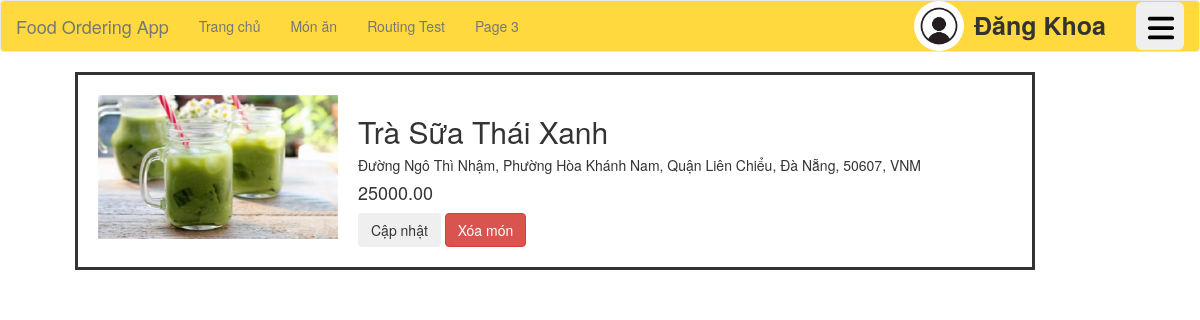
Page /product/tra-sua-thai-xanh (signed in) on the committed database.
### profiles/models.py (models this page shows, shortened)
class Profile(models.Model):
	user = models.OneToOneField(User,on_delete=models.CASCADE,related_name="profile")
	first_name = models.CharField(max_length = 256,blank = True)
	last_name = models.CharField(max_length = 256,blank = True)
	gender = models.ForeignKey(Gender,on_delete=models.SET_NULL,blank=True,null=True)
	birthdate = models.DateField(blank=True,null=True)
	citizen_identity_card = models.DecimalField(max_digits=12,decimal_places=0,null=True,blank=True)
	email = models.EmailField(unique=True)
	phone_number = PhoneNumberField(region = "VI",unique=True)
	avatar = models.ImageField(default='avatars/avatar.png', upload_to='avatars/')
	location = models.ForeignKey(Location,on_delete=models.SET_NULL,null=True)
	status = models.ForeignKey(User_Status,on_delete=models.DO_NOTHING,blank=True,null=True)
	current_order = models.ForeignKey(Order,on_delete=models.SET_NULL,blank=True,null=True)
	moderated = models.DateTimeField(blank=True, null=True)
	updated = models.DateTimeField(auto_now=True)
	created = models.DateTimeField(auto_now_add=True)
	class Meta:
		db_table = "Profiles"
		verbose_name = "Profile"
	@property
	def is_store_owner(self):
		return Group.objects.get(name="StoreOwners") in self.user.groups.all()
	@property
	def is_deliverer(self):
		return Group.objects.get(name="Deliverers") in self.user.groups.all()

### products/models.py (models this page shows, shortened)
class Product(models.Model):
    name = models.TextField(max_length=255)
    desciption = models.TextField(max_length=2048,blank = True)
    store = models.ForeignKey(Store,on_delete=models.CASCADE,null=True,related_name="products")
    price = MoneyField(max_digits=256,decimal_places=2,default = 0,default_currency='VND')
    new_price = MoneyField(max_digits=256,decimal_places=2,default = 0,default_currency='VND')
    image = models.ImageField(default='products.png', upload_to='products/')
    category = models.ForeignKey(Category,on_delete=models.DO_NOTHING,blank=True,null=True)
    status = models.ForeignKey(Product_Status,on_delete=models.DO_NOTHING,blank=True,null=True)
    moderated = models.DateTimeField(blank=True, null=True)
    updated = models.DateTimeField(auto_now=True)
    created = models.DateTimeField(auto_now_add=True)
    slug = models.SlugField(max_length=255,null=True)
    class Meta:
        db_table = "Product"
        verbose_name = "Product"

### stores/models.py (models this page shows, shortened)
class Store(models.Model):
	user = models.OneToOneField(User, on_delete=models.CASCADE,related_name="store")
	name = models.CharField(max_length = 256,blank = False)
	business_code = models.CharField(max_length =10,blank=True,null=True)
	tax_identification = models.CharField(max_length =13,blank=True,null=True)
	location = models.ForeignKey(Location,on_delete=models.SET_NULL,null=True)
	description = models.TextField(max_length = 512,blank=True)
	avatar = models.ImageField(default='stores/store.png', upload_to='stores/')
	status = models.ForeignKey(Store_Status,on_delete=models.SET_NULL,blank=True,null=True)
	slug = models.SlugField(max_length=255,null=True)
	moderated = models.DateTimeField(blank=True,null=True)
	updated = models.DateTimeField(auto_now=True)
	created = models.DateTimeField(auto_now_add=True)
	class Meta:
		db_table = "Store"
		verbose_name = "Store"
	@property
	def is_open(self):
		today = datetime.datetime.now()
		try:
			now_weekday = today.weekday()
			now_hour = today.time()
			today_opening_hour = self.opening_hours.get(weekday=now_weekday)
			return self.status.code == "active" and now_hour >= today_opening_hour.from_hour and now_hour <= today_opening_hour.to_hour
		except:
			return False

### locations/models.py (models this page shows, shortened)
class Location(models.Model):
    address = models.TextField(max_length=512,blank=True,default="")
    country = models.TextField(max_length=100,blank=True,default="")
    region = models.TextField(max_length=100,blank=True,default="")
    subregion_1 = models.TextField(max_length=100, blank=True, default="")
    subregion_2 = models.TextField(max_length=100, blank=True, default="")
    lat = models.FloatField(default=16.07387)
    lng = models.FloatField(default=108.14975)
    class Meta:
        db_table = "Location"
        verbose_name = "Location"

### products/views.py (the view)
# urls.py: path('product/<slug:slug>',ProductDetailView)
def ProductDetailView(request,slug):
    ctx = {}
    product = Product.objects.get(slug = slug)
    ctx["product"] = product
    try:
        current_order = request.user.profile.current_order
    except:
        current_order = None
    try:
        ctx["order_product"] = current_order.order_products.get(product=product)
    except Exception as e:
        print(e)
        ctx["order_product"] = None
    if not request.user.is_anonymous:
        if request.method == 'POST':
            match request.POST.get('form_tag'):
                case "add_product":
                    current_order_expire_check(request.user)
                    current_order = request.user.profile.current_order
                    if current_order == None:
                        create_new_order(request.user)
                        current_order = request.user.profile.current_order
                    try:
                        current_order.update_product(product=product, quantity=request.POST.get('quantity'),
                                                     note=request.POST.get('quantity'))
                    except:
                        current_order.add_product(product=product,quantity=request.POST.get('quantity')
                                                  ,note=request.POST.get('note'))
                case "update_product":
                    current_order_expire_check(request.user)
                    current_order = request.user.profile.current_order
                    if current_order == None: raise ValidationError("Đơn hàng hiện tại đã hết hạn")
                    try:
                        current_order.update_product(product=product,quantity = request.POST.get('quantity'),
                                             note=request.POST.get('note'))
                    except:
                        current_order.add_product(product=product, quantity=request.POST.get('quantity')
                                                  , note=request.POST.get('note'))
                case "delete_product":
                    current_order_expire_check(request.user)
                    current_order = request.user.profile.current_order
                    if current_order == None: raise ValidationError("Đơn hàng hiện tại đã hết hạn")
                    current_order.delete_product(product)
            return redirect('/product-list/1')
    return render(request, 'Site/ProductDetail.html',ctx)

### templates/Site/ProductDetail.html (shortened to what this page needs)
{% extends 'Site/index.html' %}
{% block content %}
    <div class = "container-fluid">
        <div class = "row">
            <div class = "col" style = "width: 30vw">
                <div class = "row product-detail">
                    <div class = "col group-body">
                        <img class = 'product-image-2' src="{{ product.image.url }}">
                    </div>
                    <div class = "col group-body" style = "width: 80vw">
                        <h2>{{ product.name }}</h2>
                        <h5>{{ product.store.location.address}}</h5>
                        <h4>{{ product.price }}</h4>
                        <button type="button" class="btn" data-toggle="modal" data-target="#order_product_modal">
                            {% if not order_product %}
                                Đặt món
                            {% else %}
                                Cập nhật
                            {% endif %}
                        </button>
                        {% if order_product %}
                        <button type="button" class="btn btn-danger" data-toggle="modal" data-target="#delete_product_modal">Xóa món</button>
                        {% endif %}
                    </div>
                </div>
            </div>
        </div>
    </div>
{% endblock %}

### templates/Site/index.html (shortened to what this page needs)
<!DOCTYPE html>
<html lang="en">
<head>
    <link rel="stylesheet" href="https://maxcdn.bootstrapcdn.com/bootstrap/3.4.1/css/bootstrap.min.css">
    {% load static %}
    <link rel="stylesheet" href="{% static 'css/style.css' %}">
    <link rel="stylesheet" href="https://unpkg.com/leaflet@1.9.3/dist/leaflet.css" />
    {% load static %}
</head>
<body>
    <nav class="navbar navbar-default">
      <div class="container-fluid">
        <div class="navbar-header">
          <a class="navbar-brand" href="/">Food Ordering App</a>
        </div>
        <ul class="nav navbar-nav">
            <li><a href="/">Trang chủ</a></li>
            <li><a href="/product-list/1">Món ăn</a></li>
            <li><a href="/routing-test">Routing Test</a></li>
            <li><a href="#">Page 3</a></li>
        </ul>
          {% if not user.is_authenticated %}
          <a href="/login">
              <button class = "btn btn-custom navbar-btn">Log In</button>
          </a>
          {% elif user.is_authenticated %}
          <div class="dropleft user-nav" style = "margin-left: 30px; margin-top:1px; position:relative;">
              {% load static %}
              <button class="btn btn-lg" type="button" data-toggle="dropdown" style = "height:48px; width:48px;">
                  <img src="{% static 'bars-solid.svg' %}" style="margin-left:-7px;height:30px; width:30px;"></img>
              </button>
          </div>
          <label class = "user-nav name" style = "margin-left:10px; margin-top:7px; position:relative; font-size:25px">{{user.profile.first_name}}</label>
          <img src="{{ user.profile.avatar.url }}" class = "avatar user-nav">
          {% endif %}
      </div>
    </nav>
    {% if user.is_authenticated %}
        {% if user.profile.is_deliverer %}
            {% if not user.deliverer_profile.is_active %}
            {% load static %}
            {% endif %}
        {% load static %}
        {% endif %}
    {% endif %}
    {% block content %}{% endblock %}
</body>
</html>

### static/css/style.css (style rules this page uses)
html { font-family: Helvetica,Arial }
.navbar-default { background-color: #FFD93D; }
.product-image-2 { width: 20vw; height: 12vw; }
.user-nav { float:right; }
.avatar { width: 50px; height: 50px; border-radius: 50%; }
.product-detail { position: relative; left: 25%; width: 80vw; height: auto; border-style:solid; display: flex; justify-content: flex-start; padding-bottom: 20px; padding-top: 20px; padding-left: 20px; padding-right: 20px; }
.product-detail .group-body { display: block; justify-content: center; padding-right: 20px; }

### rows in the picture
Product: image (picture), name "Trà Sữa Thái Xanh", store.location.address "Đường Ngô Thì Nhậm, Phường Hòa Khánh Nam, Quận Liên Chiểu, Đà Nẵng, 50607, VNM", price "25000.00"

### other values in the picture
{{ user.profile.first_name }} "Đăng Khoa"
